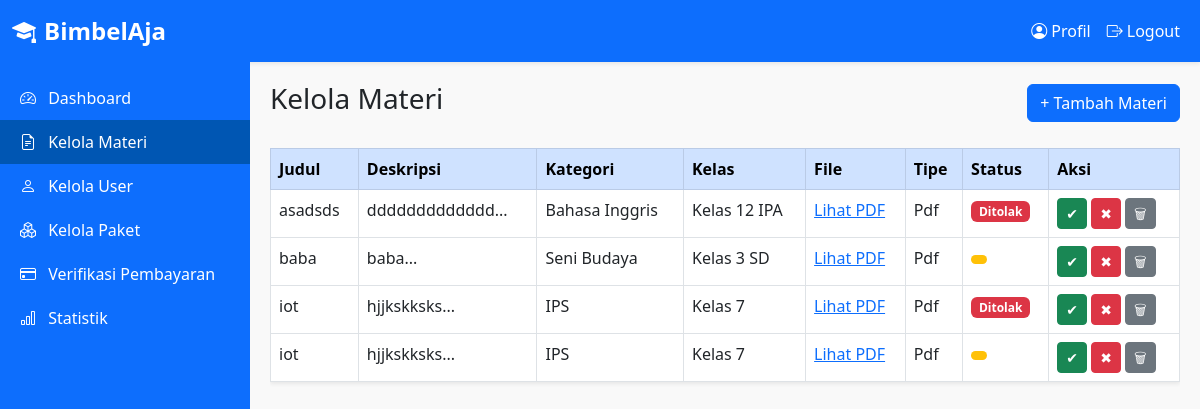
Page /admin/kelola_materi.php (signed in) on the committed database.
### tables this page shows
CREATE TABLE `materi` (
  `id` int(11) NOT NULL,
  `judul` varchar(100) NOT NULL,
  `deskripsi` text DEFAULT NULL,
  `file` varchar(100) DEFAULT NULL,
  `tutor_id` int(11) DEFAULT NULL,
  `kelas_id` int(11) DEFAULT NULL,
  `created_at` datetime DEFAULT current_timestamp(),
  `tipe_file` enum('pdf','video','lain') DEFAULT 'pdf',
  `kategori_id` int(11) DEFAULT NULL,
  `status` enum('proses','diterima','ditolak') DEFAULT 'proses'
);

CREATE TABLE `kategori_materi` (
  `id` int(11) NOT NULL,
  `nama_kategori` varchar(100) NOT NULL
);

CREATE TABLE `kelas` (
  `id` int(11) NOT NULL,
  `nama_kelas` varchar(100) NOT NULL,
  `jenjang` enum('SD','SMP','SMA') DEFAULT NULL
);

### admin/kelola_materi.php (the view, shortened to what this page needs)
<?php
include '../config/database.php';
include '../includes/admin_header.php';
?>
<div class="content">
  <div class="d-flex justify-content-between align-items-center mb-4">
    <h3>Kelola Materi</h3>
    <button class="btn btn-primary" data-bs-toggle="modal" data-bs-target="#modalTambah">+ Tambah Materi</button>
  </div>
  <div class="table-responsive">
    <table class="table table-bordered bg-white shadow-sm">
      <thead class="table-primary">
        <tr>
          <th>Judul</th>
          <th>Deskripsi</th>
          <th>Kategori</th>
          <th>Kelas</th>
          <th>File</th>
          <th>Tipe</th>
          <th>Status</th>
          <th>Aksi</th>
        </tr>
      </thead>
      <tbody>
        <?php
        $query = "
          SELECT m.*, k.nama_kategori, kl.nama_kelas
          FROM materi m
          LEFT JOIN kategori_materi k ON m.kategori_id = k.id
          LEFT JOIN kelas kl ON m.kelas_id = kl.id
          ORDER BY m.created_at DESC";
        $result = mysqli_query($conn, $query);
        if (mysqli_num_rows($result) > 0):
          while ($row = mysqli_fetch_assoc($result)):
        ?>
        <tr>
          <td><?= htmlspecialchars($row['judul']) ?></td>
          <td><?= substr(htmlspecialchars($row['deskripsi']), 0, 50) ?>...</td>
          <td><?= $row['nama_kategori'] ?: '-' ?></td>
          <td><?= $row['nama_kelas'] ?: '-' ?></td>
          <td>
            <a href="../assets/uploads/<?= $row['file'] ?>" target="_blank" class="text-primary">
              <?= $row['tipe_file'] == 'video' ? 'Tonton Video' : 'Lihat PDF' ?>
            </a>
          </td>
          <td><?= ucfirst($row['tipe_file']) ?></td>
          <td>
            <span class="badge
              <?= $row['status'] == 'disetujui' ? 'bg-success' : ($row['status'] == 'ditolak' ? 'bg-danger' : 'bg-warning text-dark') ?>">
              <?= ucfirst($row['status']) ?>
            </span>
          </td>
          <td>
            <form action="proses_materi.php" method="POST" class="d-inline">
              <button name="setujui" class="btn btn-success btn-sm" onclick="return confirm('Apakah Anda yakin ingin menyetujui materi ini?')">✔</button>
            </form>
            <form action="proses_materi.php" method="POST" class="d-inline">
              <button name="tolak" class="btn btn-danger btn-sm" onclick="return confirm('Apakah Anda yakin ingin menolak materi ini?')">✖</button>
            </form>
            <form action="proses_materi.php" method="POST" class="d-inline">
              <button name="hapus" class="btn btn-secondary btn-sm" onclick="return confirm('Apakah Anda yakin ingin menghapus materi ini?')">🗑</button>
            </form>
          </td>
        </tr>
        <?php endwhile; else: ?>
        <tr><td colspan="8" class="text-center">Belum ada materi.</td></tr>
        <?php endif; ?>
      </tbody>
    </table>
  </div>
</div>
<?php include '../includes/admin_footer.php'; ?>

### includes/admin_header.php (style rules this page uses)
body { font-family: 'Segoe UI', sans-serif; background-color: #f9f9f9; }
.content { margin-left: 250px; padding: 20px; }

### rows in the picture
materi: judul "asadsds", deskripsi "ddddddddddddd", kategori_materi.nama_kategori "Bahasa Inggris", kelas.nama_kelas "Kelas 12 IPA", shows "Lihat PDF", tipe_file "Pdf", status "Ditolak"
materi: judul "baba", deskripsi "baba", kategori_materi.nama_kategori "Seni Budaya", kelas.nama_kelas "Kelas 3 SD", shows "Lihat PDF", tipe_file "Pdf"
materi: judul "iot", deskripsi "hjjkskksks", kategori_materi.nama_kategori "IPS", kelas.nama_kelas "Kelas 7", shows "Lihat PDF", tipe_file "Pdf", status "Ditolak"
materi: judul "iot", deskripsi "hjjkskksks", kategori_materi.nama_kategori "IPS", kelas.nama_kelas "Kelas 7", shows "Lihat PDF", tipe_file "Pdf"
